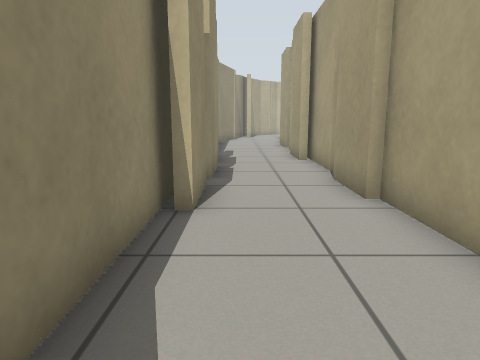
[1] (above)

20 first-person views from a walk through a Gazebo world. The camera is 0.72 m above the floor, tilts 10° down and sees 70° across. The floor is counted in squares, 0.5 m on a side. Each view is taken from the middle of a square. On the plan, view 1 faces up. The plan holds only what a view shows up to about 15 squares ahead; the rest is blank.

[2]
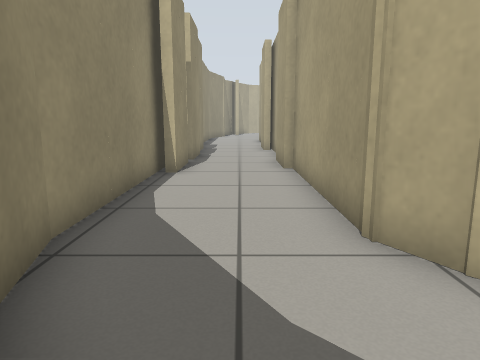

[3]
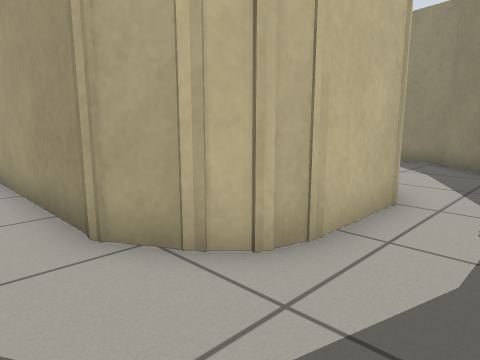

[4]
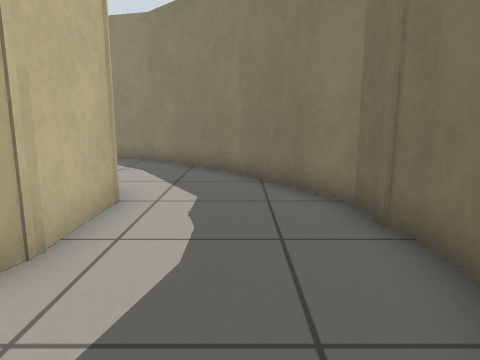

[5]
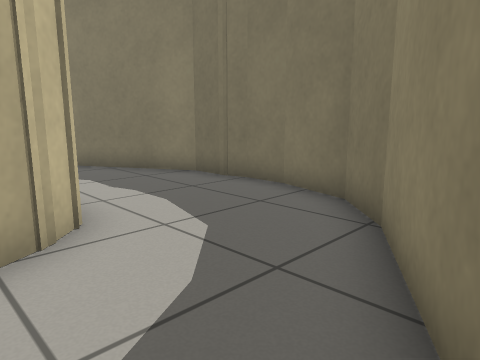

[6]
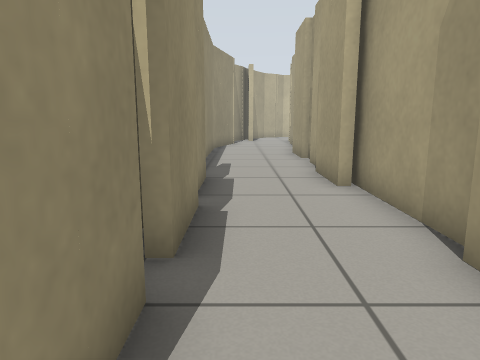

[7]
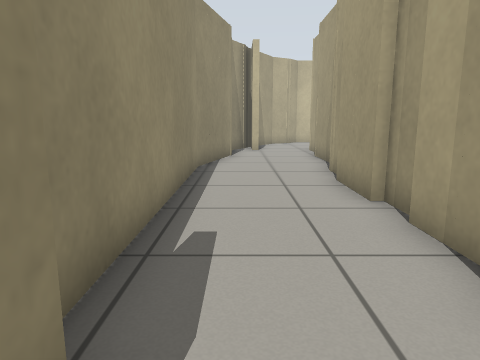

[8]
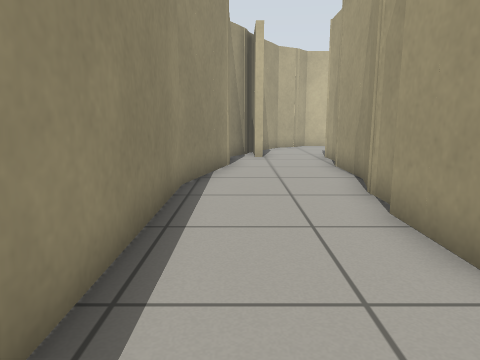

[9]
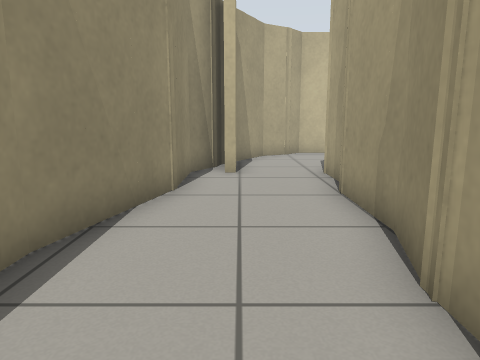

[10]
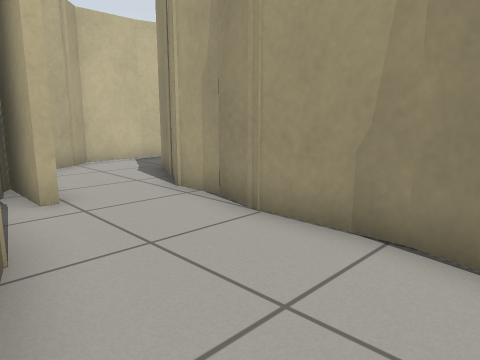

[11]
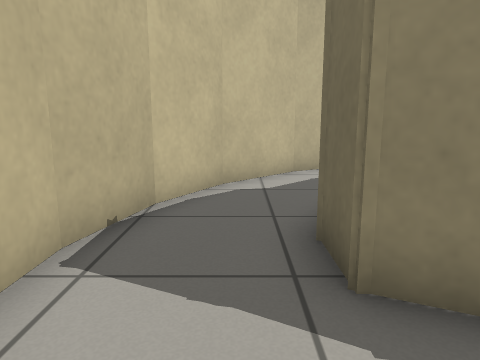

[12]
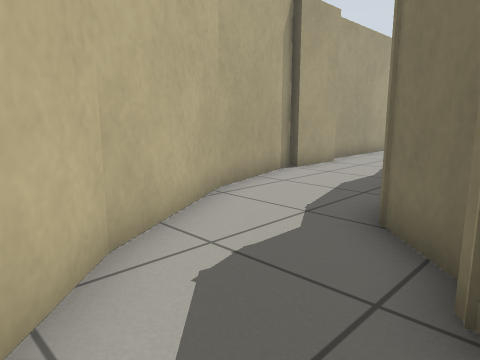

[13]
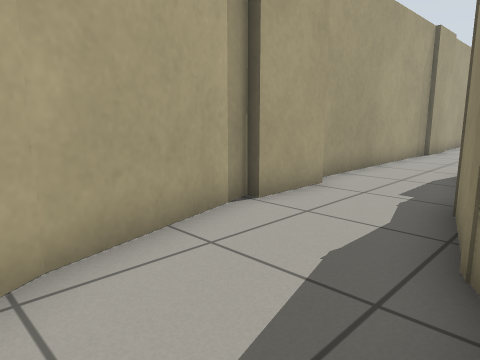

[14]
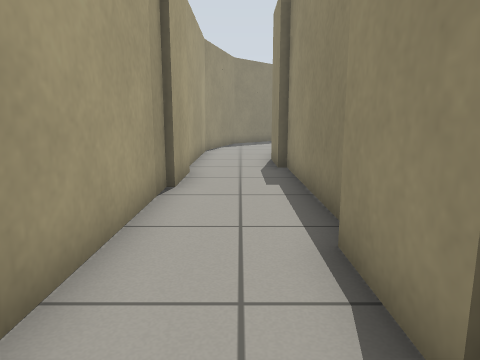

[15]
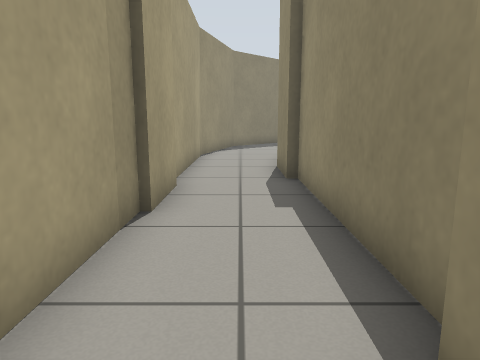

[16]
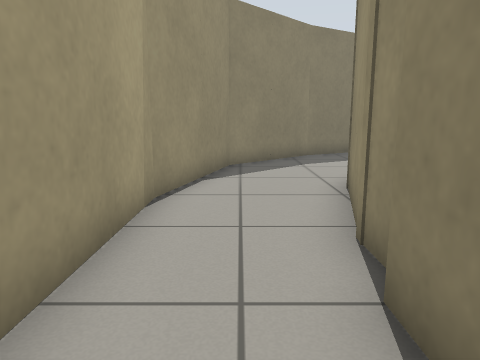

[17]
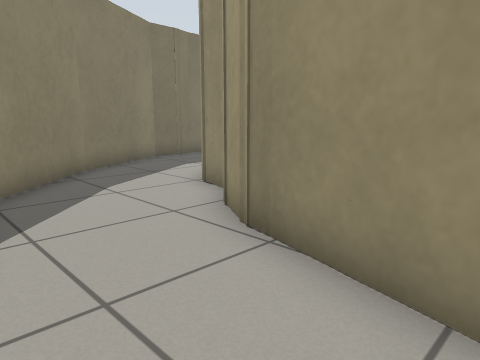

[18]
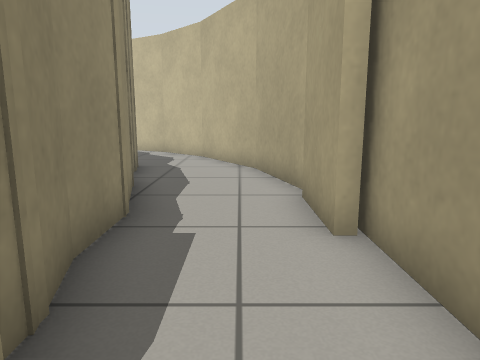

[19]
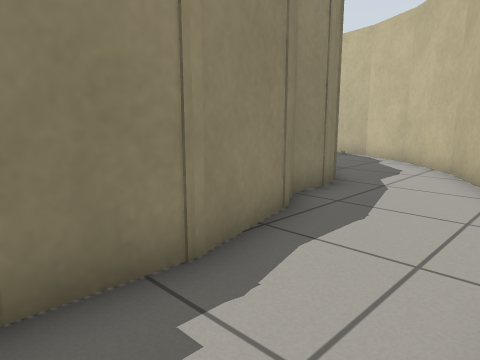

[20]
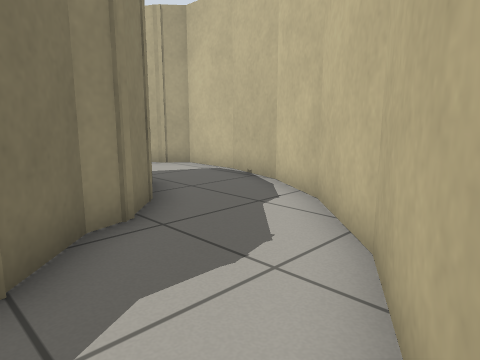

### Floor plan
Ten units are one square. View 1 is at (0, 0); x grows to the right and y downward. Boxes are objects, and circles mark ways between rooms. Rooms are numbered by the first view taken in them; rooms with no view inside come last. Other rooms are left out.
<svg viewBox="-18 -345 169 412">
<path fill="none" stroke="#000" d="M23 -61 23 -84M-13 -66 -13 1M-7 -76 -7 -53 -11 -53M26 -86 26 -131M-13 -1 -9 15M-7 -106 -7 -84M33 13 26 0 26 -63M-8 18 -2 29M47 19 37 16 30 9M36 62 50 62M48 62 58 59M54 60 68 60 80 53M7 45 20 57 38 62M71 18 42 18M-2 29 8 46M26 -206 26 -219M25 -215 30 -233 30 -259M23 -179 23 -203M26 -170 26 -180M-13 -226 -13 -143M23 -153 23 -168M30 -256 33 -269M-3 -262 -13 -224M-7 -136 -7 -118M21 -124 21 -146M6 -283 6 -305M3 -296 -4 -284 -4 -259M116 -159 116 -96M119 -185 119 -163M146 -126 146 -215M142 -210 142 -234M144 -105 144 -128M119 -98 119 -74M113 -222 113 -204 116 -191M145 -232 134 -272M106 -246 113 -219M116 -69 116 -59M116 -63 106 -25M100 -269 100 -255 107 -242M135 -271 115 -306M107 -29 99 -15M33 -269 33 -285M116 -304 96 -325M33 -281 47 -310 60 -310M74 -303 85 -293 86 -286 98 -274 101 -265M92 -7 89 5M98 -323 77 -335M10 -283 6 -283M78 -334 57 -340M9 -301 9 -294M4 -301 2 -293M58 -340 36 -340 29 -333 19 -327 9 -309M102 40 133 9 146 -38 146 -96M80 53 103 40M116 -194 116 -189"/>
<circle cx="15" cy="25" r="3" fill="#2a7"/>
<circle cx="5" cy="-130" r="3" fill="#2a7"/>
<circle cx="75" cy="35" r="3" fill="#2a7"/>
<circle cx="20" cy="-277" r="3" fill="#2a7"/>
<text x="10" y="-50">1</text>
<text x="40" y="40">2</text>
<text x="10" y="-200">3</text>
<text x="120" y="-160">4</text>
</svg>
Room 1 opens to room 2. Room 1 opens to room 3. Room 2 opens to room 4. Room 3 opens to room 4.

Where each view was taken, in squares from view 1:
view 1: 0 up, 0 right, facing up
view 2: 4 down, 1 right, facing up
view 3: 4 down, 1 right, facing up-right
view 4: 4 down, 1 right, facing right
view 5: 0 up, 1 left, facing down-right
view 6: 5 up, 0 right, facing up
view 7: 12 up, 0 right, facing up
view 8: 15 up, 0 right, facing up
view 9: 19 up, 1 right, facing up
view 10: 22 up, 1 left, facing up-right
view 11: 32 up, 2 right, facing right
view 12: 32 up, 8 right, facing down-right
view 13: 28 up, 10 right, facing down-right
view 14: 20 up, 13 right, facing down
view 15: 18 up, 13 right, facing down
view 16: 10 up, 13 right, facing down
view 17: 6 up, 14 right, facing down-left
view 18: 17 up, 13 right, facing up
view 19: 20 up, 14 right, facing up-left
view 20: 27 up, 13 right, facing up-left
